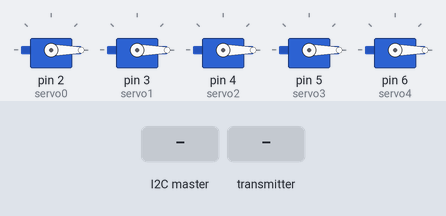
Simulated run of this sketch. Board: Arduino Uno, built with avr-gcc and run on an emulated ATmega328P. Shown: 5 × servo. The inputs (shaded band) are chosen by the test bench. No radio packets arrive unless stated.

Above: at 1.2 s.
1.3 s: the I2C master sends the byte 90
At 2.3 s:
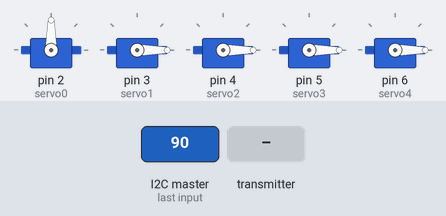
2.8 s: the transmitter starts sending arr.0 = 256
At 3.5 s:
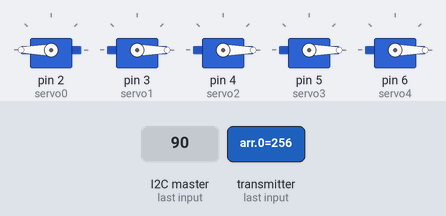
4.3 s: the transmitter starts sending arr.1 = 256
At 4.6 s:
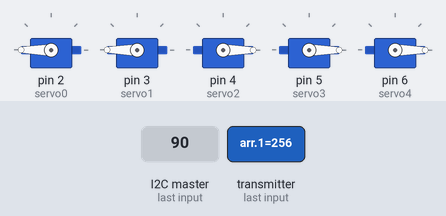
5.8 s: the transmitter starts sending arr.2 = 256
At 6.9 s:
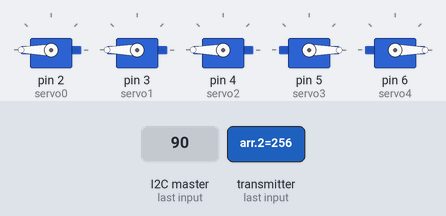
7.3 s: the transmitter starts sending arr.3 = 256
At 8.1 s:
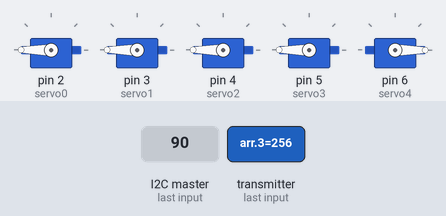
8.8 s: the transmitter starts sending arr.4 = 256
At 9.2 s:
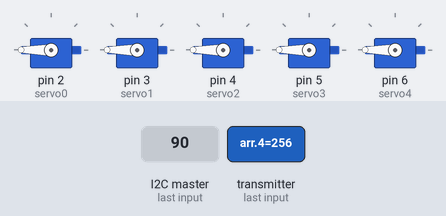
Timing chart, 0 to 11.3 s (numbered marks = the images above; inputs shaded):
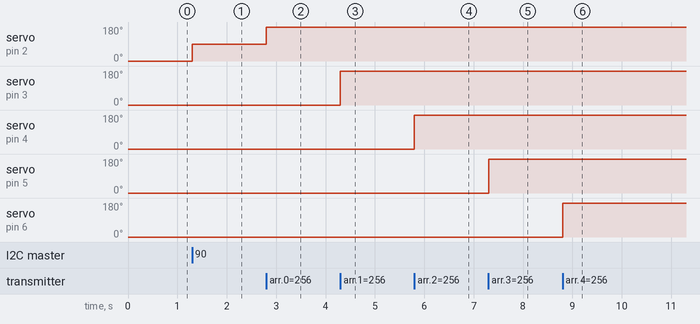

Measured:
- after the input at 1.3 s, servo on pin 2 (servo0): 0° → 90° at once
- after the input at 2.8 s, servo on pin 2 (servo0): 90° → 180° at once
- after the input at 4.3 s, servo on pin 3 (servo1): 0° → 180° at once
- after the input at 5.8 s, servo on pin 4 (servo2): 0° → 180° at once
- after the input at 7.3 s, servo on pin 5 (servo3): 0° → 180° at once
- after the input at 8.8 s, servo on pin 6 (servo4): 0° → 180° at once

The sketch:

rf_module_reciver_code.ino
```cpp
#include <SPI.h>
#include <nRF24L01.h>
#include <RF24.h>
#include <Wire.h>
#include <Servo.h>

Servo servo0;
Servo servo1;
Servo servo2;
Servo servo3;
Servo servo4;
RF24 radio(7,8); // CE, CSN

const byte address[6] = "00001";
int arr[5];
bool state=0;
void setup() {
  servo0.attach(2);
  servo1.attach(3);
  servo2.attach(4);
  servo3.attach(5);
  servo4.attach(6);

  Wire.begin(8);
  Wire.onReceive(receiveEvent); /* register receive event */

  Serial.begin(9600);
  radio.begin();
  radio.openReadingPipe(0, address);
  radio.setPALevel(RF24_PA_MIN);
  radio.startListening();

}

void loop() {
  if (radio.available()&&state==0) {
    radio.read(&arr, sizeof(arr));
  }
    servo0.write(arr[0]);
    servo1.write(arr[1]);
    servo2.write(arr[2]);
    servo3.write(arr[3]);
    servo4.write(arr[4]);

}


// function that executes whenever data is received from master
void receiveEvent(int howMany) {
 while (0 <Wire.available()) {
  for(int i=0;i<5;i++){
    arr[i] = Wire.read();           /* print the character */
  }
 }
}
```
